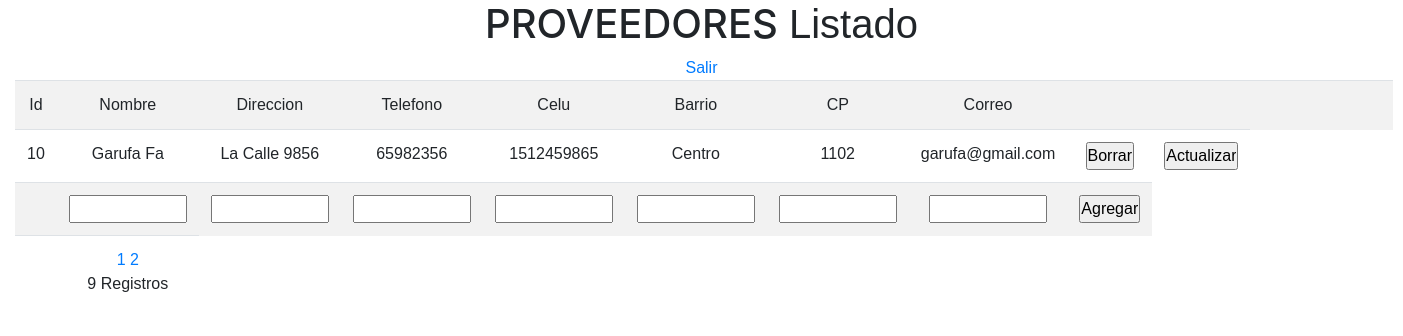
Page /php/crud_clientes/index.php?pagina=2 on the committed database.
### tables this page shows
CREATE TABLE `clientes` (
  `id` bigint(4) NOT NULL,
  `nombre` varchar(30) DEFAULT NULL,
  `direccion` varchar(30) DEFAULT NULL,
  `telef` int(8) DEFAULT NULL,
  `celu` int(20) DEFAULT NULL,
  `barrio` varchar(15) DEFAULT NULL,
  `cp` int(4) DEFAULT NULL,
  `correo` varchar(30) DEFAULT NULL
);

### php/crud_clientes/index.php (the view, shortened to what this page needs)
<!doctype html>
<html>
<head>
  <link href="../css/main.css" rel="stylesheet">
  <link rel="stylesheet" href="https://maxcdn.bootstrapcdn.com/bootstrap/4.0.0/css/bootstrap.min.css">
</head>
<body>
  <?php
  include("coneccion.php");
  $tamagno_pagina = 8;
  if (isset($_GET["pagina"])) {
    if ($_GET["pagina"] == 1) {
      header("Location:index.php");
    } else {
      $pagina = $_GET["pagina"];
    }
  } else {
    $pagina = 1;
  }
  $empezar_desde = ($pagina - 1) * $tamagno_pagina;
  $sql_total = "SELECT * FROM clientes";
  $resultado = $base->prepare($sql_total);
  $resultado->execute(array());
  $num_filas = $resultado->rowCount();
  $total_paginas = ceil($num_filas / $tamagno_pagina);
  $registros = $base->query("SELECT * FROM clientes LIMIT $empezar_desde,$tamagno_pagina")->fetchAll(PDO::FETCH_OBJ);
  ?>
  <h1>PROVEEDORES<span class="subtitulo"> Listado</span></h1>
  <form action="<?php echo $_SERVER['PHP_SELF']; ?>" method="post">
    <a href="../welcome.php">Salir</a>
    <div class="container-fluid">
      <table class="table table-striped table-hover">
        <tr>
          <td class="primera_fila">Id</td>
          <td class="primera_fila">Nombre</td>
          <td class="primera_fila">Direccion</td>
          <td class="primera_fila">Telefono</td>
          <td class="primera_fila">Celu</td>
          <td class="primera_fila">Barrio</td>
          <td class="primera_fila">CP</td>
          <td class="primera_fila">Correo</td>
          <td class="sin">&nbsp;</td>
          <td class="sin">&nbsp;</td>
          <td class="sin">&nbsp;</td>
          <td class="sin">&nbsp;</td>
          <td class="sin">&nbsp;</td>
          <td class="sin">&nbsp;</td>
          <td class="sin">&nbsp;</td>
        </tr>
        <?php
        foreach ($registros as $persona) :
        ?>
          <tr>
            <td><?php echo $persona->id ?></td>
            <td><?php echo $persona->nombre ?></td>
            <td><?php echo $persona->direccion ?></td>
            <td><?php echo $persona->telef ?></td>
            <td><?php echo $persona->celu ?></td>
            <td><?php echo $persona->barrio ?></td>
            <td><?php echo $persona->cp ?></td>
            <td><?php echo $persona->correo ?></td>
            <td class="bot"><a href="borrar.php?id=<?php echo $persona->id ?>"><input type='button' name='del' id='del' value='Borrar'></a></td>
            <td class='bot'><a href="editar.php?id=<?php echo $persona->id ?>
                                                           & nombre=<?php echo $persona->nombre ?>
                                                           & direccion=<?php echo $persona->direccion ?>
                                                           & telef=<?php echo $persona->telef ?>
                                                           & celu=<?php echo $persona->celu ?>
                                                           & barrio=<?php echo $persona->barrio ?>
                                                           & cp=<?php echo $persona->cp ?>
                                                           & correo=<?php echo $persona->correo ?>">
                <input type='button' name='up' id='up' value='Actualizar'></a></td>
          </tr>
        <?php
        endforeach;
        ?>
        <tr>
          <td></td>
          <td><input type='text' name='nombre' size='10' class='centrado'></td>
          <td><input type='text' name='direccion' size='10' class='centrado'></td>
          <td><input type='text' name='telef' size='10' class='centrado'></td>
          <td><input type='text' name='celu' size='10' class='centrado'></td>
          <td><input type='text' name='barrio' size='10' class='centrado'></td>
          <td><input type='text' name='cp' size='10' class='centrado'></td>
          <td><input type='text' name='correo' size='10' class='centrado'></td>
          <td class='bot'><input type='submit' name='cr' id='cr' value='Agregar'></td>
        </tr>
        <td></td>
        <td>
          <?php
          for ($i = 1; $i <= $total_paginas; $i++) {
            echo "<a href='?pagina=" . $i .  "'>" . $i . "</a> ";
          }
          echo  "<br>" . $num_filas . " Registros";
          ?>
        </td>
      </table>
    </div>
    <p>&nbsp;</p>
</body>
</html>

### css/main.css (style rules this page uses)
* { margin: 0; padding: 0; text-align: center; font-size: 1em; font-family: arial; }

### rows in the picture
clientes: id "10", nombre "Garufa Fa", direccion "La Calle 9856", telef "65982356", celu "1512459865", barrio "Centro", cp "1102", correo "garufa@gmail.com"

### other values in the picture
$num_filas "9"
